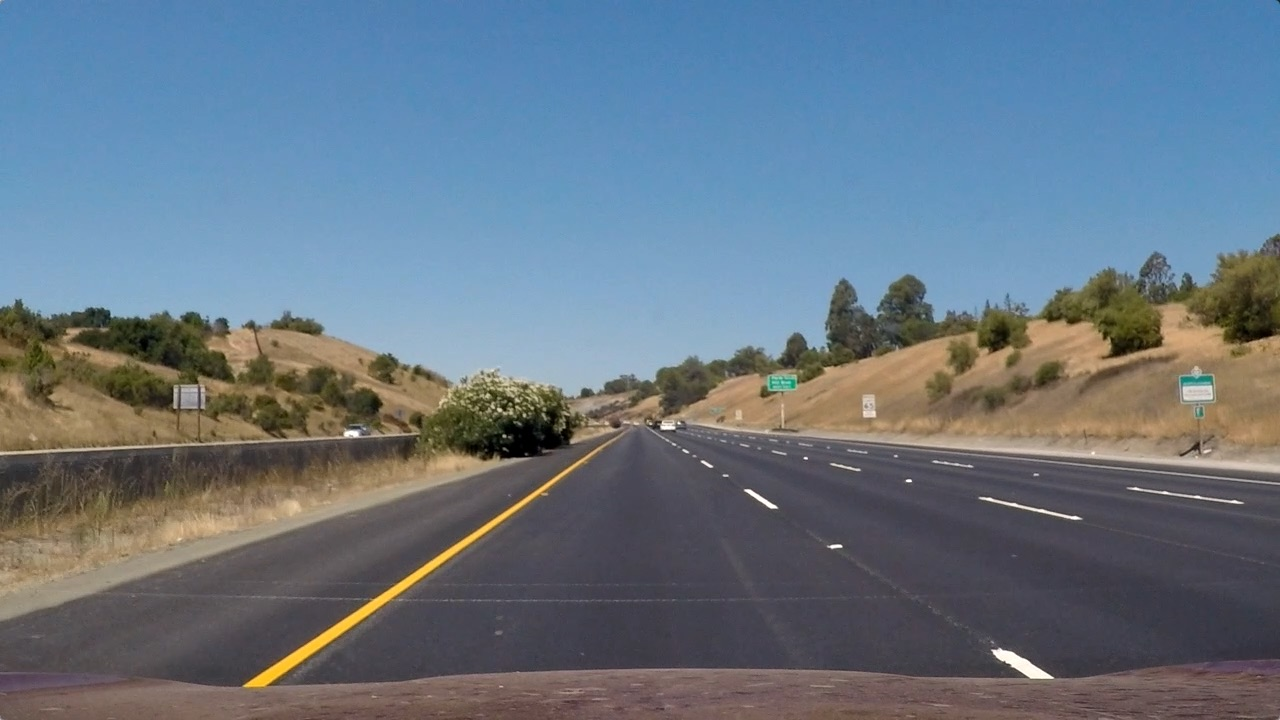
#> input picture Phase One/test_images/straight_lines1.jpg, 1280 x 720 px; its folder holds only this picture in this run
$ python perspective_utils.py   (older library calls are emulated)
#> lines starting #> are read from the running program, lines starting #| are printed output that depends on the picture; after the words box and inside, x2 and y2 are one past the last pixel; in counts of white or black regions, pixels touching at a corner belong together
### Phase One/calibration_utils.py
import cv2
import numpy as np
import glob
import matplotlib.pyplot as plt
import os.path as path
import pickle


def lazy_calibration(func):
    """
    Decorator for calibration function to avoid re-computing calibration every time.
    """
    calibration_cache = 'camera_cal/calibration_data.pickle'

    def wrapper(*args, **kwargs):
        if path.exists(calibration_cache):
            print('Loading cached camera calibration...', end=' ')
            with open(calibration_cache, 'rb') as dump_file:
#> (reads Phase One/camera_cal/calibration_data.pickle from the repository)
                calibration = pickle.load(dump_file)
        else:
            print('Computing camera calibration...', end=' ')
            calibration = func(*args, **kwargs)
            with open(calibration_cache, 'wb') as dump_file:
                pickle.dump(calibration, dump_file)
        print('Done.')
        return calibration

    return wrapper


# [48 lines left out: function calibrate_camera, not called in this run]


def undistort(frame, mtx, dist, verbose=False):
    """
    Undistort a frame given camera matrix and distortion coefficients.
    :param frame: input frame
    :param mtx: camera matrix
    :param dist: distortion coefficients
    :param verbose: if True, show frame before/after distortion correction
    :return: undistorted frame
    """
    frame_undistorted = cv2.undistort(frame, mtx, dist, newCameraMatrix=mtx)

    if verbose:
        fig, ax = plt.subplots(nrows=1, ncols=2)
        ax[0].imshow(cv2.cvtColor(frame, cv2.COLOR_BGR2RGB))
        ax[1].imshow(cv2.cvtColor(frame_undistorted, cv2.COLOR_BGR2RGB))
        plt.show()

    return frame_undistorted


# [10 lines that do not run on import are left out]

### Phase One/binarization_utils.py
import cv2
import numpy as np
import glob
import matplotlib.pyplot as plt


# selected threshold to highlight yellow lines
yellow_HSV_th_min = np.array([0, 70, 70])
yellow_HSV_th_max = np.array([50, 255, 255])


def thresh_frame_in_HSV(frame, min_values, max_values, verbose=False):
    """
    Threshold a color frame in HSV space
    """
    HSV = cv2.cvtColor(frame, cv2.COLOR_BGR2HSV)

    min_th_ok = np.all(HSV > min_values, axis=2)
    max_th_ok = np.all(HSV < max_values, axis=2)

    out = np.logical_and(min_th_ok, max_th_ok)


    return out


def thresh_frame_sobel(frame, kernel_size):
    """
    Apply Sobel edge detection to an input frame, then threshold the result
    """
    gray = cv2.cvtColor(frame, cv2.COLOR_BGR2GRAY)

    sobel_x = cv2.Sobel(gray, cv2.CV_64F, 1, 0, ksize=kernel_size)
    sobel_y = cv2.Sobel(gray, cv2.CV_64F, 0, 1, ksize=kernel_size)

    sobel_mag = np.sqrt(sobel_x ** 2 + sobel_y ** 2)
    sobel_mag = np.uint8(sobel_mag / np.max(sobel_mag) * 255)

    _, sobel_mag = cv2.threshold(sobel_mag, 50, 1, cv2.THRESH_BINARY)

    return sobel_mag.astype(bool)


def get_binary_from_equalized_grayscale(frame):
    """
    Apply histogram equalization to an input frame, threshold it and return the (binary) result.
    """
    gray = cv2.cvtColor(frame, cv2.COLOR_BGR2GRAY)

    eq_global = cv2.equalizeHist(gray)

    _, th = cv2.threshold(eq_global, thresh=250, maxval=255, type=cv2.THRESH_BINARY)

    return th


def binarize(img, verbose=False):
    """
    Convert an input frame to a binary image which highlight as most as possible the lane-lines.

    :param img: input color frame
    :param verbose: if True, show intermediate results
    :return: binarized frame
    """
    h, w = img.shape[:2]

    binary = np.zeros(shape=(h, w), dtype=np.uint8)

    # highlight yellow lines by threshold in HSV color space
    HSV_yellow_mask = thresh_frame_in_HSV(img, yellow_HSV_th_min, yellow_HSV_th_max, verbose=False)
    binary = np.logical_or(binary, HSV_yellow_mask)

    # highlight white lines by thresholding the equalized frame
    eq_white_mask = get_binary_from_equalized_grayscale(img)
    binary = np.logical_or(binary, eq_white_mask)

    # get Sobel binary mask (thresholded gradients)
    sobel_mask = thresh_frame_sobel(img, kernel_size=9)
    binary = np.logical_or(binary, sobel_mask)

    # apply a light morphology to "fill the gaps" in the binary image
    kernel = np.ones((5, 5), np.uint8)
    closing = cv2.morphologyEx(binary.astype(np.uint8), cv2.MORPH_CLOSE, kernel)


    return closing


# [6 lines that do not run on import are left out]

### Phase One/perspective_utils.py
import numpy as np
import cv2
import glob
import matplotlib.pyplot as plt
from calibration_utils import calibrate_camera, undistort
from binarization_utils import binarize


def birdeye(img, verbose=False):
    """
    Apply perspective transform to input frame to get the bird's eye view.
    :param img: input color frame
    :param verbose: if True, show the transformation result
    :return: warped image, and both forward and backward transformation matrices
    """
    h, w = img.shape[:2]

    src = np.float32([[w, h-10],    # br
                      [0, h-10],    # bl
                      [546, 460],   # tl
                      [732, 460]])  # tr
    dst = np.float32([[w, h],       # br
                      [0, h],       # bl
                      [0, 0],       # tl
                      [w, 0]])      # tr

    M = cv2.getPerspectiveTransform(src, dst)
    Minv = cv2.getPerspectiveTransform(dst, src)

    warped = cv2.warpPerspective(img, M, (w, h), flags=cv2.INTER_LINEAR)


    return warped, M, Minv


if __name__ == '__main__':

    ret, mtx, dist, rvecs, tvecs = calibrate_camera(calib_images_dir='camera_cal')

    # show result on test images
    for test_img in glob.glob('test_images/*.jpg'):

        img = cv2.imread(test_img)
#> img is the input picture: shape (720, 1280, 3); mean B, G, R 131.2, 117.7, 103.2

        img_undistorted = undistort(img, mtx, dist, verbose=False)

        img_binary = binarize(img_undistorted, verbose=False)
#> in thresh_frame_in_HSV, `HSV = cv2.cvtColor(frame, cv2.COLOR_BGR2HSV)`: HSV: shape (720, 1280, 3); mean H, S, V 87.3, 83.5, 143.5
#> in thresh_frame_in_HSV, `min_th_ok = np.all(HSV > min_values, axis=2)`:
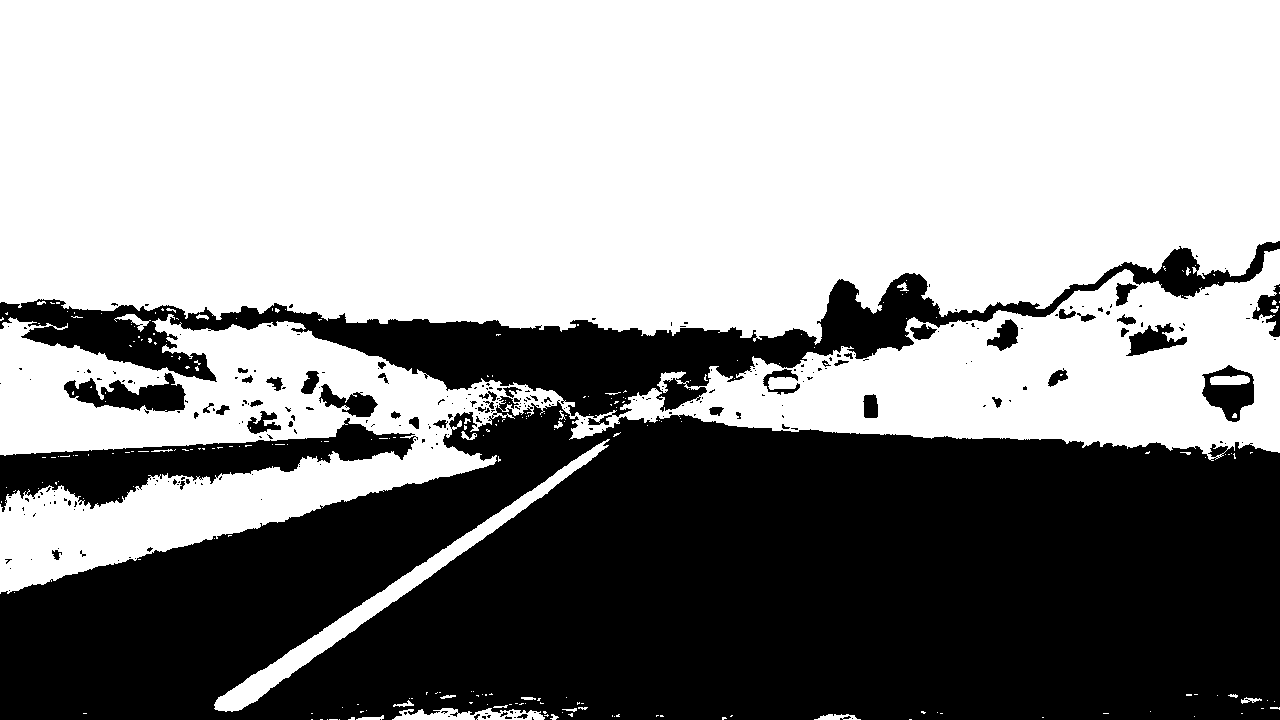
#> min_th_ok: shape (720, 1280) bool; 58.2% white; 287 black regions (235 under 20 px), largest, box (x1, y1, x2, y2) and area: (0, 396, 1280, 720) 311887, (0, 241, 1280, 425) 47517, (0, 418, 418, 512) 13771
#> in thresh_frame_in_HSV, `max_th_ok = np.all(HSV < max_values, axis=2)`: max_th_ok: shape (720, 1280) bool; 27.9% white; 76 white regions (47 under 20 px), largest, box (x1, y1, x2, y2) and area: (0, 246, 1280, 720) 252189, (989, 499, 1094, 526) 687, (11, 682, 62, 703) 636
#> in thresh_frame_in_HSV, `out = np.logical_and(min_th_ok, max_th_ok)`: out: shape (720, 1280) bool; 15.4% white; 214 white regions (193 under 20 px), largest, box (x1, y1, x2, y2) and area: (0, 249, 1280, 594) 132528, (214, 439, 610, 712) 6602, (392, 708, 545, 720) 1138
#> in get_binary_from_equalized_grayscale, `_, th = cv2.threshold(eq_global, thresh=250, maxval=255, type=cv2.THRE..`: th: shape (720, 1280); 1.8% white; 197 white regions (162 under 20 px), largest, box (x1, y1, x2, y2) and area: (375, 342, 660, 396) 7050, (218, 454, 591, 706) 3005, (898, 442, 1280, 475) 1805
#> in binarize, `binary = np.logical_or(binary, eq_white_mask)`: binary: shape (720, 1280) bool; 16.8% white; 345 white regions (308 under 20 px), largest, box (x1, y1, x2, y2) and area: (0, 249, 1280, 594) 140234, (214, 439, 610, 712) 7244, (898, 442, 1280, 475) 1805
#> in thresh_frame_sobel, `sobel_y = cv2.Sobel(gray, cv2.CV_64F, 0, 1, ksize=kernel_size)`:
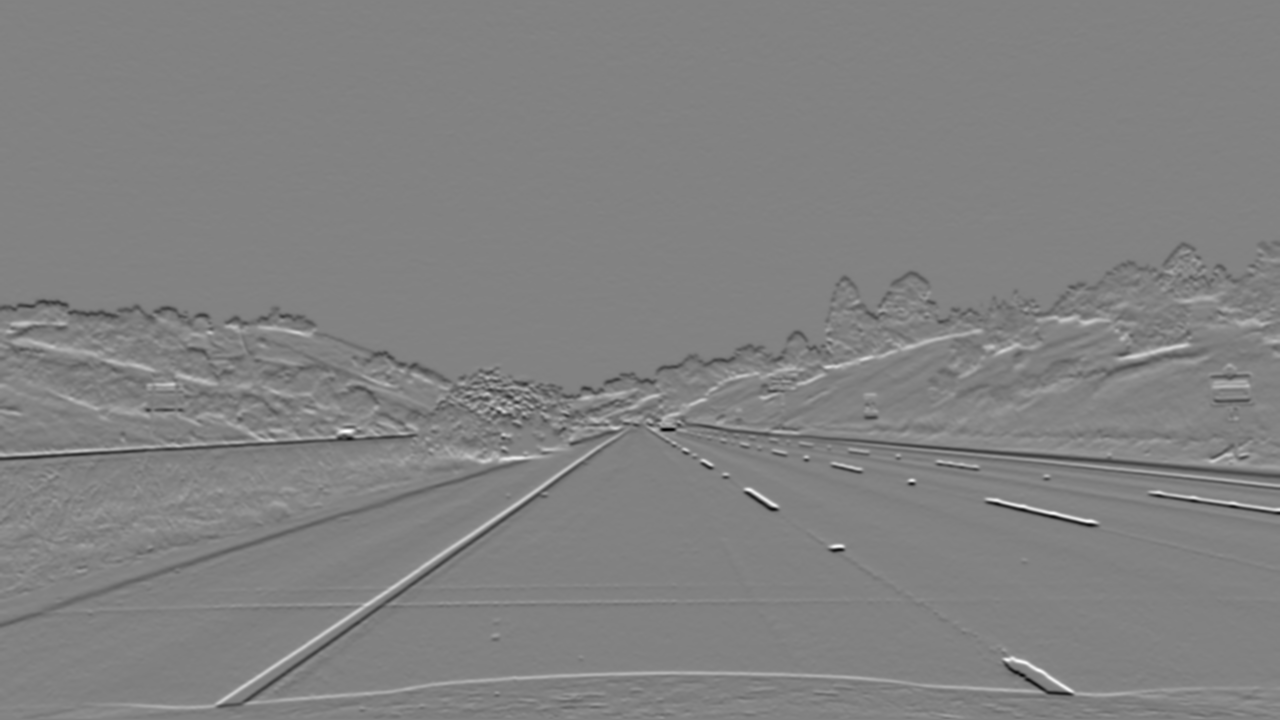
#> sobel_y: shape (720, 1280) float64; min -1566380, max 1503246, mean -983.3; drawn with min black and max white
#> in thresh_frame_sobel, `_, sobel_mag = cv2.threshold(sobel_mag, 50, 1, cv2.THRESH_BINARY)`: sobel_mag: shape (720, 1280); values 0 (black) and 1 (white), 4.5% white; 383 white regions (239 under 20 px), largest, box (x1, y1, x2, y2) and area: (132, 433, 621, 709) 4437, (646, 364, 1280, 479) 3317, (0, 413, 418, 461) 2339
#> in binarize, `binary = np.logical_or(binary, sobel_mask)`: binary: shape (720, 1280) bool; 19.3% white; 319 white regions (266 under 20 px), largest, box (x1, y1, x2, y2) and area: (0, 249, 1280, 712) 163932, (909, 656, 1135, 696) 1759, (265, 671, 906, 702) 1720
#> in binarize, `closing = cv2.morphologyEx(binary.astype(np.uint8), cv2.MORPH_CLOSE, k..`:
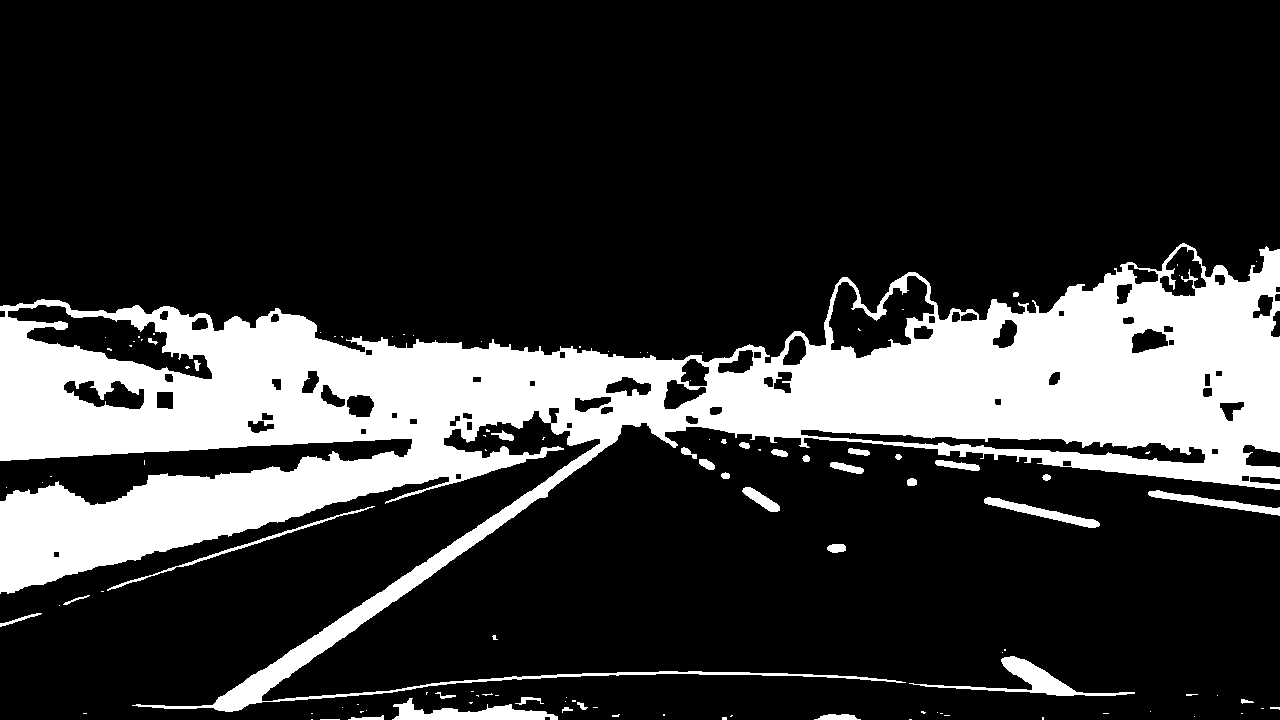
#> closing: shape (720, 1280); values 0 (black) and 1 (white), 20.7% white; 112 white regions (76 under 20 px), largest, box (x1, y1, x2, y2) and area: (0, 243, 1280, 712) 181831, (909, 656, 1135, 696) 1786, (392, 698, 558, 720) 1716

        img_birdeye, M, Minv = birdeye(cv2.cvtColor(img_undistorted, cv2.COLOR_BGR2RGB), verbose=True)
#> in birdeye, `warped = cv2.warpPerspective(img, M, (w, h), flags=cv2.INTER_LINEAR)`:
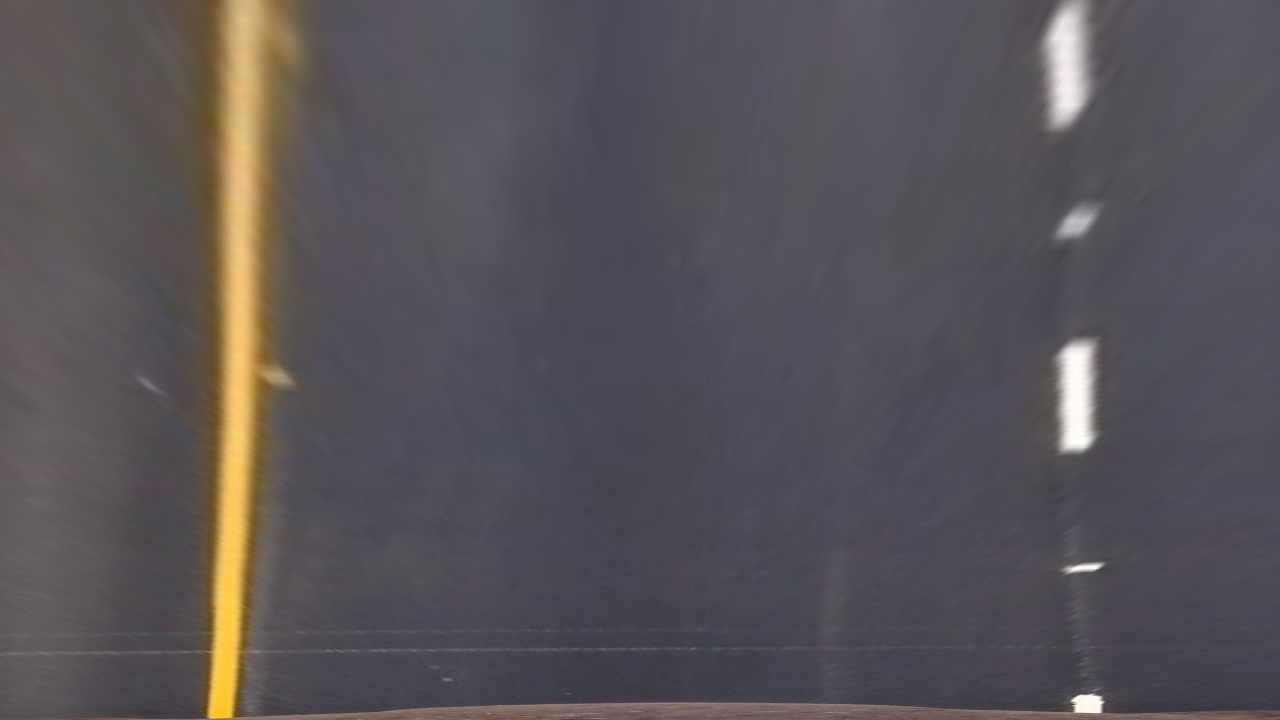
#> warped: shape (720, 1280, 3); mean R, G, B 87.6, 82.7, 87.1
#> M = [[-0.701, -1.53, 1086.4], [7.11e-16, -2.02, 928.2], [9.76e-19, -0.0024, 1]]; Minv = [[0.145, -0.758, 546], [0, -0.496, 460], [0, -0.00119, 1]]
